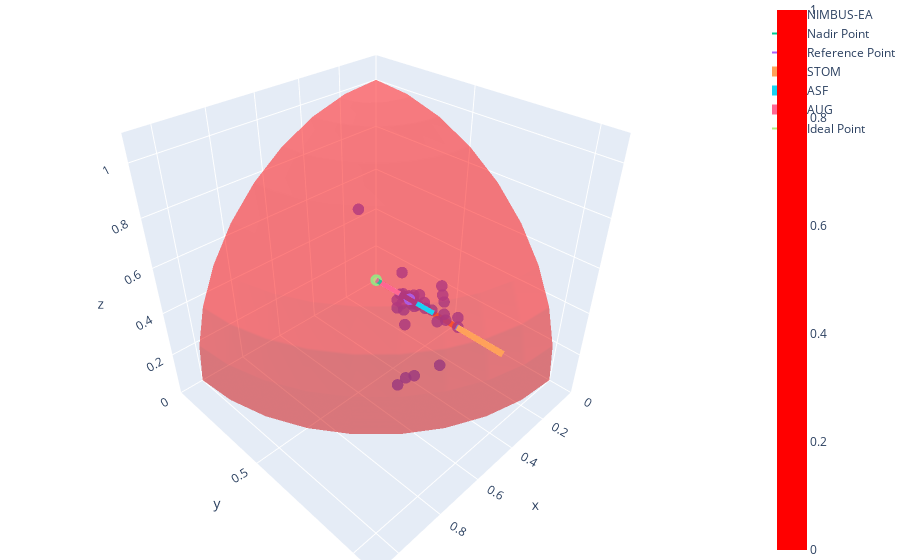

Notebook source saved alongside this figure:
### Code cell
plot_dtlz2(plot, response)
